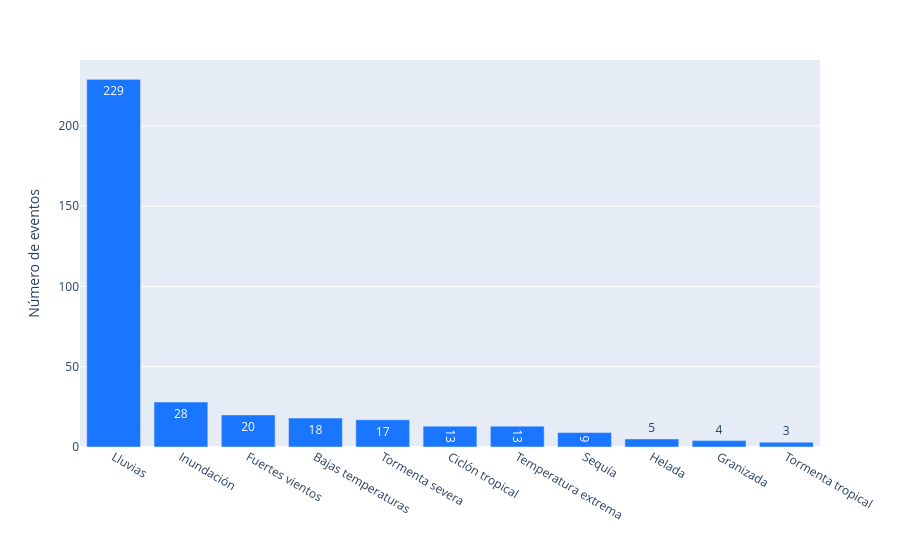

This figure's notebook cell:
### Code cell
fig=px.bar(num_tipo_fenomeno, color_discrete_sequence=['rgb(26, 118, 255)'], text_auto=True)
fig.update_layout(xaxis_title=" ", yaxis_title="Número de eventos", showlegend=False)
fig.show()

### Figure 1 — Plotly figure (JSON) as saved in the notebook; plotly's stock layout.template omitted (floating-point values rounded to 4 significant figures)
{"data": [{"hovertemplate": "variable=count<br>Tipo de fenómeno=%{x}<br>value=%{y}<extra></extra>", "legendgroup": "count", "marker": {"color": "rgb(26, 118, 255)", "pattern": {"shape": ""}}, "name": "count", "orientation": "v", "showlegend": true, "textposition": "auto", "texttemplate": "%{y}", "type": "bar", "x": ["Lluvias", "Inundación", "Fuertes vientos ", "Bajas temperaturas ", "Tormenta severa ", "Ciclón tropical", "Temperatura extrema", "Sequía", "Helada", "Granizada", "Tormenta tropical "], "xaxis": "x", "y": [229, 28, 20, 18, 17, 13, 13, 9, 5, 4, 3], "yaxis": "y"}], "layout": {"barmode": "relative", "legend": {"title": {"text": "variable"}, "tracegroupgap": 0}, "margin": {"t": 60}, "showlegend": false, "xaxis": {"anchor": "y", "domain": [0, 1], "title": {"text": " "}}, "yaxis": {"anchor": "x", "domain": [0, 1], "title": {"text": "Número de eventos"}}}}
